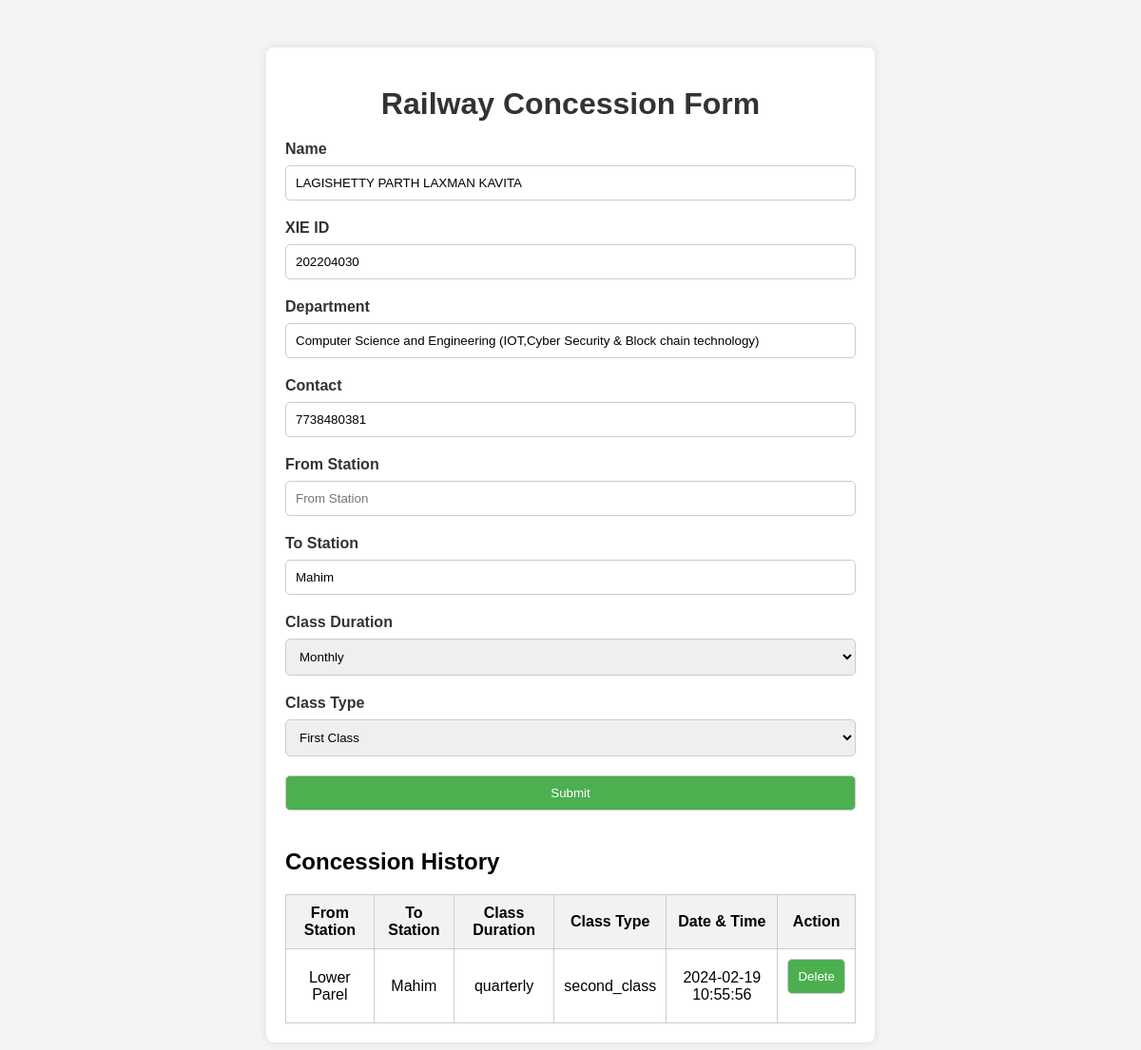
Screenshot of /railway.php (signed in) with the database file from the repository.
### tables this page shows
CREATE TABLE `stu_info` (
  `id` int(100) NOT NULL,
  `photo` varchar(50) NOT NULL,
  `photo_path` varchar(255) NOT NULL,
  `roll_no` int(100) NOT NULL,
  `xie_id` int(10) NOT NULL,
  `sem` varchar(5) NOT NULL,
  `name` varchar(255) NOT NULL,
  `email` varchar(255) NOT NULL,
  `dept` varchar(255) NOT NULL,
  `student_contact` varchar(10) NOT NULL,
  `parent_contact` varchar(10) NOT NULL,
  `dob` varchar(50) NOT NULL,
  `bg` varchar(5) NOT NULL,
  `category` varchar(100) NOT NULL
);

CREATE TABLE `rail` (
  `id` int(100) NOT NULL,
  `xie_id` int(9) NOT NULL,
  `name` varchar(255) NOT NULL,
  `from_station` varchar(50) NOT NULL,
  `to_station` varchar(50) NOT NULL,
  `class_duration` varchar(50) NOT NULL,
  `class_type` varchar(50) NOT NULL,
  `date_time` timestamp NOT NULL DEFAULT current_timestamp()
);

### railway.php (the view, shortened to what this page needs)
<?php
    include("login.php");
    $user = $_SESSION['username'];
    $sql = "SELECT * FROM stu_info WHERE xie_id = '$user'";
    $result = $con->query($sql);
    if($result && mysqli_num_rows($result) > 0) {
        $row = mysqli_fetch_assoc($result);
        $name = $row['name'];
        $xie_id= $row['xie_id'];
        $department = $row['dept'];
        $contact = $row['student_contact'];
    }
    $concession_query = "SELECT * FROM rail WHERE xie_id = '$user'";
    $concession_result = mysqli_query($con, $concession_query);
?>
<!DOCTYPE html>
<html>
<head>
</head>
<body>
    <div class="concession-form">
        <h1>Railway Concession Form</h1>
        <form method="POST">
            <label for="name">Name</label>
            <input type="text" id="name" name="name" value="<?php echo $name; ?>" readonly>
            <label for="xie_id">XIE ID</label>
            <input type="text" id="xie_id" name="xie_id" value="<?php echo $xie_id; ?>" readonly>
            <label for="department">Department</label>
            <input type="text" id="department" name="department" value="<?php echo $department; ?>" readonly>
            <label for="contact">Contact</label>
            <input type="text" id="contact" name="contact" value="<?php echo $contact; ?>" readonly>
            <label for="from_station">From Station</label>
            <input type="text" id="from_station" name="from_station" placeholder="From Station" required>
            <label for="to_station">To Station</label>
            <input type="text" id="to_station" name="to_station" value="Mahim" readonly>
            <label for="class_duration">Class Duration</label>
            <select id="class_duration" name="class_duration" required>
                <option value="monthly">Monthly</option>
            </select>
            <label for="class_type">Class Type</label>
            <select id="class_type" name="class_type" required>
                <option value="First_class">First Class</option>
            </select>
            <input type="submit" name="submit" value="Submit">
        </form>
        <h2>Concession History</h2>
        <table>
            <tr>
                <th>From Station</th>
                <th>To Station</th>
                <th>Class Duration</th>
                <th>Class Type</th>
                <th>Date & Time</th>
                <th>Action</th>
            </tr>
            <?php
                if($concession_result && mysqli_num_rows($concession_result) > 0) {
                    while($row = mysqli_fetch_assoc($concession_result)) {
                        echo "<tr>";
                        echo "<td>".$row['from_station']."</td>";
                        echo "<td>".$row['to_station']."</td>";
                        echo "<td>".$row['class_duration']."</td>";
                        echo "<td>".$row['class_type']."</td>";
                        echo "<td>".$row['date_time']."</td>";
                        echo "<td>";
                        echo "<form method='POST'>";
                        echo "<input type='submit' name='delete' value='Delete'>";
                        echo "</form>";
                        echo "</td>";
                        echo "</tr>";
                    }
                }
            ?>
        </table>
    </div>
</body>
</html>

### railway.php (style rules this page uses)
body { font-family: Arial, sans-serif; background-color: #f4f4f4; margin: 0; padding: 0; }
.concession-form { max-width: 600px; margin: 50px auto; background: #fff; padding: 20px; border-radius: 8px; box-shadow: 0 0 10px rgba(0, 0, 0, 0.1); }
h1 { text-align: center; color: #333; margin-bottom: 20px; }
label { font-weight: bold; color: #333; display: block; margin-bottom: 8px; }
input[type="text"], select, input[type="submit"] { width: 100%; padding: 10px; margin-bottom: 20px; border-radius: 5px; border: 1px solid #ccc; box-sizing: border-box; }
input[type="submit"] { background-color: #4caf50; color: #fff; cursor: pointer; transition: background-color 0.3s ease; }
table { width: 100%; border-collapse: collapse; margin-top: 20px; }
table, th, td { border: 1px solid #ccc; padding: 10px; text-align: center; }
th { background-color: #f2f2f2; }

### rows the page displays
stu_info: name "LAGISHETTY PARTH LAXMAN KAVITA", xie_id "202204030", department "Computer Science and Engineering (IOT,Cyber Security & Block chain technology)", contact "7738480381"
rail: from_station "Lower Parel", to_station "Mahim", class_duration "quarterly", class_type "second_class", date_time "2024-02-19 10:55:56"
